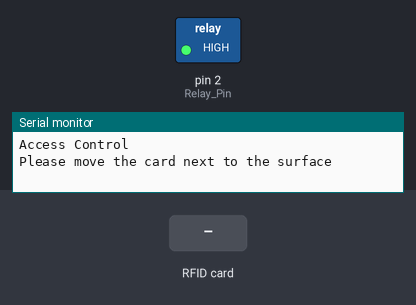
The sketch below on a simulated Arduino Uno, built with avr-gcc and run on an emulated ATmega328P. On the bench: switched loads named in the sketch (green lamp = pin HIGH), the last lines printed to the serial monitor. Inputs (shaded band) come from the test bench. Pins used as bus, display or sensor lines are not drawn.

Above: at 1.2 s.
1.3 s: RFID card 20 4E BB 4F held to the reader
At 2.1 s:
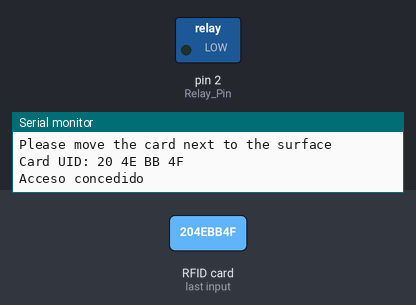
4.3 s: RFID card 5E 7A 19 C4 held to the reader
At 4.7 s:
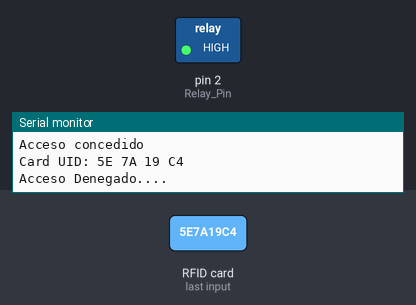
Timing chart, 0 to 7.3 s (numbered marks = the images above; inputs shaded):
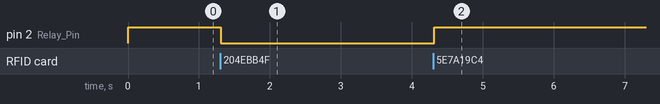

The sketch:

RFID.ino
```cpp
#include <MFRC522.h>
#include <SPI.h>

#define RST_PIN 5
#define SS_PIN 10
MFRC522 mfrc522(SS_PIN, RST_PIN);
const int Relay_Pin = 2;

void setup() {
  pinMode(Relay_Pin, OUTPUT);
  digitalWrite(Relay_Pin, HIGH);
  Serial.begin(9600);
  SPI.begin();
  mfrc522.PCD_Init();
  Serial.println("Access Control");
  Serial.println("Please move the card next to the surface");
}
byte ActualUID[4];
byte User1[4] = {0x20, 0x4e, 0xbb, 0x4f};
byte User2[4] = {0xc1, 0x2f, 0xd6, 0x0e};

void loop() {


  if(mfrc522.PICC_IsNewCardPresent())
  {
      if(mfrc522.PICC_ReadCardSerial())
      {

        Serial.print("Card UID:");
        for(byte i = 0;i < mfrc522.uid.size; i++){
            Serial.print(mfrc522.uid.uidByte[i] < 0x10 ? "0" : " ");
            Serial.print(mfrc522.uid.uidByte[i], HEX);
            ActualUID[i]=mfrc522.uid.uidByte[i];
          }
         Serial.println("         ");
         if(compareArray(ActualUID,User1)){
            Serial.println("Acceso concedido");
            digitalWrite(Relay_Pin, LOW);}
         else if(compareArray(ActualUID,User2)){
            Serial.println("Acceso concedido...");
            digitalWrite(Relay_Pin, LOW);}
         else{
            Serial.println("Acceso Denegado....");
            digitalWrite(Relay_Pin, HIGH);}
         mfrc522.PICC_HaltA();
        }
    }
}

 boolean compareArray(byte array1[],byte array2[])
{
  if(array1[0] != array2[0])return(false);
  if(array1[1] != array2[1])return(false);
  if(array1[2] != array2[2])return(false);
  if(array1[3] != array2[3])return(false);
  return(true);
}
```

Measured:
- after the input at 1.3 s, pin 2 (Relay_Pin): HIGH → LOW at once
- after the input at 4.3 s, pin 2 (Relay_Pin): LOW → HIGH at once
